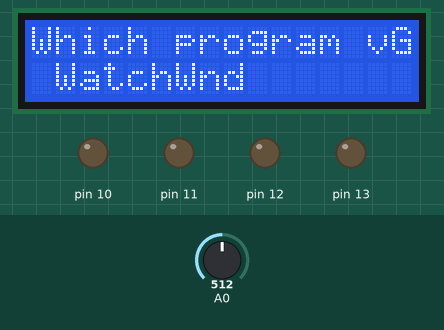
This sketch was run on a simulated Arduino Uno, built with avr-gcc and run on an emulated ATmega328P. On the bench: 16×2 character LCD, output pins drawn as LEDs (lit = HIGH). Inputs (shaded band) come from the test bench; at power-on: A0 = 512. Random numbers use the default seed unless the sketch sets one; EEPROM starts erased; what the sketch prints to the serial monitor is not drawn.

Above: at 1.2 s.
1.3 s: A0 set to 466
4.6 s: A0 set to 434
At 6.1 s:
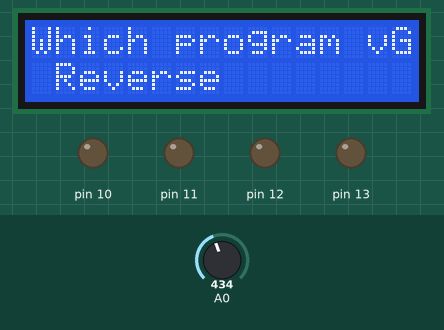
7.3 s: A0 set to 460
At 7.93 s:
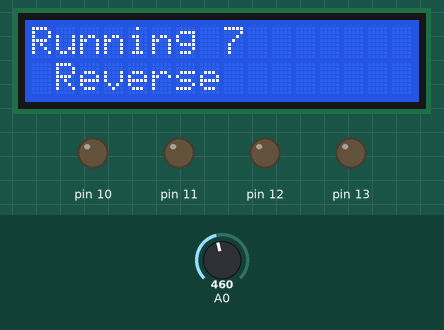
9.6 s: A0 set to 440
At 10.36 s:
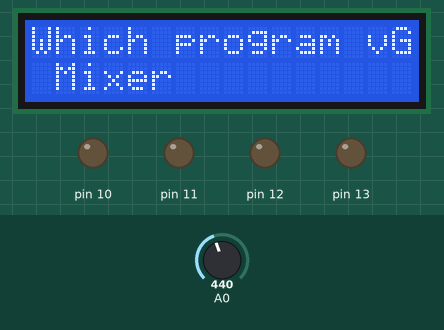
12.6 s: A0 set to 511
At 14.78 s:
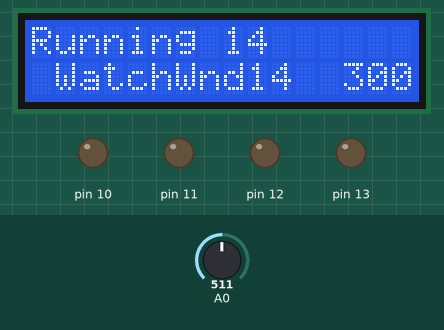
Timing chart, 0 to 15.5 s (numbered marks = the images above; inputs shaded):
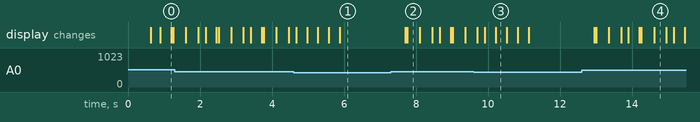

The sketch:

MotorController.ino
```cpp
#include "SerialTrace.h"
#include "MenuSelectorSimple.h"
#include "L298NController.h"
#include <EEPROM.h>

#define STATUS_SELECT         0
#define STATUS_RUNNING_WATCH  1
#define STATUS_RUNNING_MIX    2
#define STATUS_RUNNING_RANDOM 3
#define STATUS_RUNNING_AHEAD_REVERSE 4
#define STATUS_RUNNING_REVERSE_ONLY 5

#define STATUS_ADDRESS_ON_EEPROM 0

String selectOperationMenu[] =
{
  "Which program vG", // STATUS_SELECT
  " WatchWnd",        // STATUS_RUNNING_WATCH
  " Mixer",           // STATUS_RUNNING_MIX
  " Random",          // STATUS_RUNNING_RANDOM
  " AheadRvrs",       // STATUS_RUNNING_AHEAD_REVERSE
  " Reverse",         // STATUS_RUNNING_REVERSE_ONLY
  ""
};

unsigned char previousStatus;
unsigned long loopCount;
unsigned int  intervalBetweenMotorEngagementsInSeconds;
unsigned int  motorEngagementDurationInSeconds;
unsigned int  motorPower0to255;
bool keepRunning;
bool firstRun;
const int in1=2, enA=11, in2 = 12, csA = 13;
unsigned long latestExecutionInSeconds;
int watchProgram[] = { 1000, 0, -1000, 0 };
const int watchProgramCount = 4;
int mixProgram[] = { 1000 };
const int mixProgramCount = 1;
int reverseProgram[] = { -1000 };
const int reverseProgramCount = 1;
int aheadReverseProgram[] = { 1000, 0, -1000, 0 };
const int aheadReverseProgramCount = 4;
int randomProgram[8];
const int randomProgramCount = 8;


L298NController l298NController(in1, enA, in2, csA);

// Program is a sequence of time (in ms).
//  If a value is positive, it will run the motor.
//  If a value is zero, it will stop the motor.
//  If a value is negative, it will run the motor in reverse.
//
void RunMotorIfNeeded(int *program, int programSize, int power = 255) {
  unsigned long currentSecond = millis() / 1000;

  if (currentSecond < latestExecutionInSeconds) { // millis will overflow after ~50 days...
    latestExecutionInSeconds = 0;
  }

  unsigned long elapsedFromLatestExecution = currentSecond - latestExecutionInSeconds;

  serialSSI("RunMotorIfNeeded", "elapsedFromLatestExecution", elapsedFromLatestExecution);
  serialSSI("RunMotorIfNeeded", "intervalBetweenMotorEngagementsInSeconds", intervalBetweenMotorEngagementsInSeconds);
  MenuSelectorSimple::PrintAt(String(elapsedFromLatestExecution), 9, 1);
  MenuSelectorSimple::PrintAt(String(intervalBetweenMotorEngagementsInSeconds), 13, 1);

  if (firstRun || elapsedFromLatestExecution > intervalBetweenMotorEngagementsInSeconds) {
    MenuSelectorSimple::PrintAt("*", 15, 1);
    for (int i =0; i < programSize; i++) {
      if (program[i]) {
        l298NController.Start(L298N_MOTOR_A, power, program[i]);
      } else {
        l298NController.Stop(L298N_MOTOR_A);
      }
    }
    latestExecutionInSeconds = millis() / 1000;
    MenuSelectorSimple::PrintAt("_", 15, 1);
  }

  firstRun = false;
}


void setup() {
  firstRun = true;
  previousStatus = STATUS_SELECT;
  loopCount = intervalBetweenMotorEngagementsInSeconds = motorEngagementDurationInSeconds = motorPower0to255 = latestExecutionInSeconds = 0;
  keepRunning = false;
  Serial.begin(9600);
  for (int i = 4; i <= 13; i++) {
    pinMode(i, OUTPUT);
  }
  randomSeed(analogRead(0));
}


void loop() {
  serialSSI("loop", "-----------", millis());
  MenuSelectorSimple::Display();
  unsigned char currentStatus = EEPROM[STATUS_ADDRESS_ON_EEPROM];
  if (currentStatus == STATUS_SELECT)
  {
    l298NController.Stop(L298N_MOTOR_A);
    MenuSelectorSimple ms = MenuSelectorSimple(selectOperationMenu);
    int pos = ms.Select();
    EEPROM[STATUS_ADDRESS_ON_EEPROM] = pos;
    MenuSelectorSimple::PrintAt(selectOperationMenu[pos], 0, 0);
  }
  else
  {
    String runningText = "Running ";
    runningText += (millis()/1000);
    MenuSelectorSimple::PrintAt(runningText, 0, 0);
    MenuSelectorSimple::PrintAt(selectOperationMenu[currentStatus], 0, 1);
    if (MenuSelectorSimple::AnyButtonHit()) {
      EEPROM[STATUS_ADDRESS_ON_EEPROM] = STATUS_SELECT;
    }

    int* program;
    int  programCount;
    int  power = 255;

    switch (currentStatus) {
      case STATUS_RUNNING_WATCH:
        intervalBetweenMotorEngagementsInSeconds = 5 * 60;
        program = watchProgram;
        programCount = watchProgramCount;
        power = 64;
        break;
      case STATUS_RUNNING_MIX:
        intervalBetweenMotorEngagementsInSeconds = 0;
        program = mixProgram;
        programCount = mixProgramCount;
        break;
      case STATUS_RUNNING_RANDOM:
        intervalBetweenMotorEngagementsInSeconds = random(2, 10);
        for (int i =0; i < randomProgramCount; i++) {
          randomProgram[i] = (i % 2) ? 0 : 2000 - random(0, 4000);
        }
        program = randomProgram;
        programCount = randomProgramCount;
        break;
      case STATUS_RUNNING_AHEAD_REVERSE:
        program = aheadReverseProgram;
        programCount = aheadReverseProgramCount;
        break;
      case STATUS_RUNNING_REVERSE_ONLY:
        program = reverseProgram;
        programCount = reverseProgramCount;
        break;
    }
    RunMotorIfNeeded(program, programCount, power);
  }
  previousStatus = currentStatus;
  delay(50);
}
```

L298NController.h
```cpp
#define L298N_MOTOR_A 0
#define L296N_MOTOR_B 1

class L298NController {
public:

  L298NController(int in1pin, int enApin, int in2pin, int csApin, int in3pin, int enBpin, int in4pin, int csBpin) {
    _in1pin = in1pin;
    _enApin = enApin;
    _in2pin = in2pin;
    _csApin = csApin;
    _in3pin = in3pin;
    _enBpin = enBpin;
    _in4pin = in4pin;
    _csBpin = csBpin;
  }

  L298NController(int in1pin, int enApin, int in2pin, int csApin) {
    initMinusOne();
    _in1pin = in1pin;
    _enApin = enApin;
    _in2pin = in2pin;
    _csApin = csApin;
  }

  L298NController(int in1pin, int enApin) {
    initMinusOne();
    _enApin = enApin;
    _in1pin = in1pin;
  }

  void Start(int motor) { Start(motor, 255); }

  void Start(int motor, int power) { Start(motor, power, 0); }

  void Start(int motor, int power, int durationInMilliseconds) { Start(motor, power, durationInMilliseconds, true); }

  void Start(int motor, int power, int durationInMilliseconds, bool keepRunning) {
    serialSSI("L298NController.Start-------------------------------", "motor", motor);
    serialSSI("L298NController.Start", "power", power);
    serialSSI("L298NController.Start", "durationInMilliseconds", durationInMilliseconds);
    serialSSI("L298NController.Start", "keepRunning", keepRunning ? 1 : 0);
    //serialWaitRead("--> BEFORE SENDING SIGNAL TO MOTOR: ");
    digitalWriteInternal(getIN(motor, durationInMilliseconds < 0), HIGH);
    //digitalWriteInternal(getIN(motor, durationInMilliseconds >= 0), LOW);
    analogWriteInternal (getEN(motor), power);
    delay(abs(durationInMilliseconds));
    if (!keepRunning) {
      Stop(motor);
    }
  }

  void Stop(int motor) {
    serialSSI("L298NController.Stop", "motor", motor);
    digitalWriteInternal(getIN(motor, true), LOW);
    digitalWriteInternal(getIN(motor, false), LOW);
    analogWriteInternal (getEN(motor), 0);
  }

private:
  void digitalWriteInternal(int pin, int value) {
    serialSSI("L298NController.digitalWriteInternal", "pin", pin);
    serialSSI("L298NController.digitalWriteInternal", "value", value);
    if (pin >= 0) {
      digitalWrite(pin, value);
    }
  }

  void analogWriteInternal(int pin, int value) {
    if (pin >= 0) {
      analogWrite(pin, value);
    }
  }

  void initMinusOne() { _in1pin = _enApin = _in2pin = _csApin = _in3pin = _enBpin = _in4pin = _csBpin = -1; };

  int _in1pin, _enApin, _in2pin, _csApin, _in3pin, _enBpin, _in4pin, _csBpin;
  int getEN(int motor) { return motor == L298N_MOTOR_A || _enBpin < 0 ? _enApin : _enBpin; }
  int getIN(int motor, bool reverse) {
    return (motor == L298N_MOTOR_A  || _enBpin < 0) ?
      (reverse && _in2pin >= 0 ? _in2pin : _in1pin) :
      (reverse ? _in4pin : _in3pin);
  }

};
```

MenuSelectorSimple.h
```cpp
#include <LiquidCrystal.h>
#define MENUSELECTORSIMPLE_BTN_RIGHT  50
#define MENUSELECTORSIMPLE_BTN_UP     150
#define MENUSELECTORSIMPLE_BTN_DOWN   300
#define MENUSELECTORSIMPLE_BTN_LEFT   450
#define MENUSELECTORSIMPLE_BTN_SELECT 850
#define MENUSELECTORSIMPLE_BTN_NONE   -1000

LiquidCrystal menuSelectorSimpleLCD(8, 9, 4, 5, 6, 7);

class MenuSelectorSimple {
  public:

    MenuSelectorSimple(String *items) {
      serialSSI("MenuSelectorSimple.ctor", "CONSTRUCTOR", millis()/1000);
      menuSelectorSimpleLCD.begin(16, 2);
      menuSelectorSimpleLCD.display();
      _items = items;
      _itemsCount = 0;
      for (int i = 0; _items[i].length() > 0; i++) {
        _itemsCount++;
        serialSSI("MenuSelectorSimple.ctor", _items[i], i);
      }
    };

    ~MenuSelectorSimple() {};

    int Select() {
      serialSSI("Select", _items[0], _itemsCount);
      MenuSelectorSimple::Display();
      printTitle(_items[0]);
      int pos = 1;
      int btn = MENUSELECTORSIMPLE_BTN_NONE;
      while (btn != MENUSELECTORSIMPLE_BTN_SELECT) {
        printOption(_items[pos]);
        btn = MenuSelectorSimple::ReadLCDButtons();
        //serialWaitRead("After ReadLCDButtons");
        if (btn != MENUSELECTORSIMPLE_BTN_NONE)
        {
          //serialSSI("Select", "btn", btn);
          switch (btn)
          {
            case MENUSELECTORSIMPLE_BTN_RIGHT:
            case MENUSELECTORSIMPLE_BTN_UP   : pos = max(1, pos - 1); break;
            case MENUSELECTORSIMPLE_BTN_LEFT :
            case MENUSELECTORSIMPLE_BTN_DOWN : pos = min(_itemsCount - 1, pos + 1); break;
          }
          serialSSI("Select", _items[pos], pos);
        }
     }
     serialSSS("Select", "returning", _items[pos]);
     return pos;
    }

    String SelectString() {
     return _items[Select()];
    };

    static void PrintAt(String s, int col, int row) {
      menuSelectorSimpleLCD.display();
      menuSelectorSimpleLCD.setCursor(col, row);
      while (s.length() < (16-col)) { s += " "; }
      menuSelectorSimpleLCD.print(s);
      menuSelectorSimpleLCD.display();
    }

    static bool AnyButtonHit() {
      return MENUSELECTORSIMPLE_BTN_NONE != MenuSelectorSimple::ReadLCDButtons();
    }

    static int ReadLCDButtons()
    {
     int adc_key_in = analogRead(0);      // read the value from the sensor
     Display();
     // my buttons when read are centered at these valies: 0, 144, 329, 504, 741
     // we add approx 50 to those values and check to see if we are close
     if (adc_key_in > 1000) return MENUSELECTORSIMPLE_BTN_NONE; // We make this the 1st option for speed reasons since it will be the most likely result
     delay(300);
     // For V1.1 us this threshold
     if (adc_key_in < 50)   return MENUSELECTORSIMPLE_BTN_RIGHT;
     if (adc_key_in < 150)  return MENUSELECTORSIMPLE_BTN_UP;
     if (adc_key_in < 300)  return MENUSELECTORSIMPLE_BTN_DOWN;
     if (adc_key_in < 450)  return MENUSELECTORSIMPLE_BTN_LEFT;
     if (adc_key_in < 850)  return MENUSELECTORSIMPLE_BTN_SELECT;
     return MENUSELECTORSIMPLE_BTN_NONE;  // when all others fail, return this...
    }

    static void Display(){ menuSelectorSimpleLCD.display(); }
    static void NoDisplay(){ menuSelectorSimpleLCD.noDisplay(); }

  private:
    String        *_items;
    int           _itemsCount;

    void printTitle(String title)   { MenuSelectorSimple::PrintAt(title, 0, 0); }

    void printOption(String option) { MenuSelectorSimple::PrintAt(option, 0, 1); }

};
```

SerialTrace.h
```cpp
#if true
void serialSI(String s, int i) { Serial.print(s);Serial.print(" ");Serial.println(i, DEC); }
void serialSSI(String s1, String s2, int i) { Serial.print(s1);Serial.print(" ");Serial.print(s2);Serial.print(" ");Serial.println(i, DEC); }
void serialSSS(String s1, String s2, String s3) { Serial.print(s1);Serial.print(" ");Serial.print(s2);Serial.print(" ");Serial.println(s3); }
void serialWaitRead(String msg) {
  Serial.println(msg);
  for (char c = 0; c < 32; c = Serial.read());
}

#else
#define serialSI(a,b)
#define serialSSI(a,b,c)
#define serialSSS(a,b,c)
#define serialWaitRead(a)
#endif
```

Measured:
- the behaviour switches between 450 and 449 on A0 (found by bisection; images 0 and 1)
- after the input at 7.3 s, the display: first changes after 0.40 s (image 2 shows a later state)
- after the input at 12.6 s, the display: first changes after 0.35 s (image 4 shows a later state)
